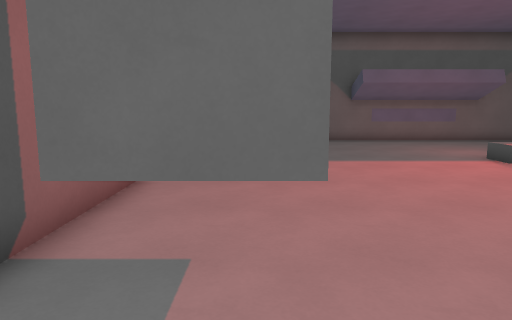
view 1 (above)

18 first-person views from a walk through a 3-D level made in the Godot game engine. The camera is 1.5 m above the floor, tilts 8° down and sees 70° across. The floor is counted in squares, 1 m on a side. Each view is taken from the middle of a square. On the plan, view 1 faces up. The plan holds only what a view shows up to about 16 squares ahead; the rest is blank. The place goes on beyond the plan.

view 2
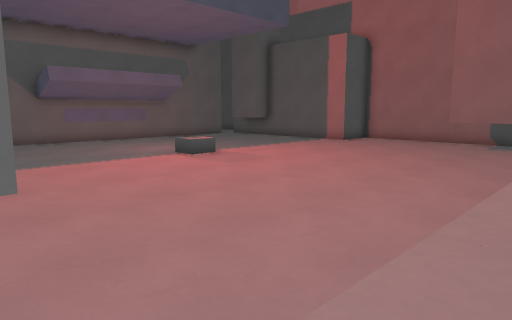

view 3
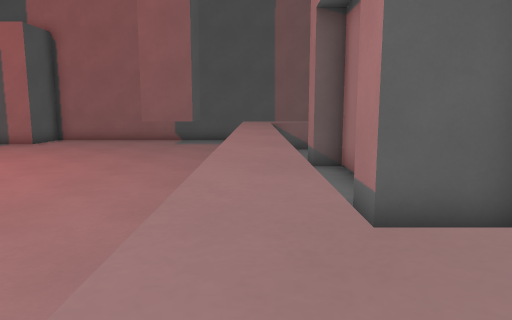

view 4
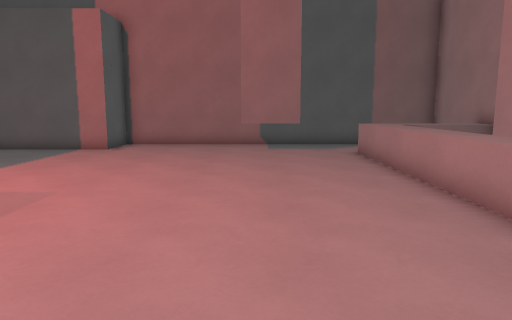

view 5
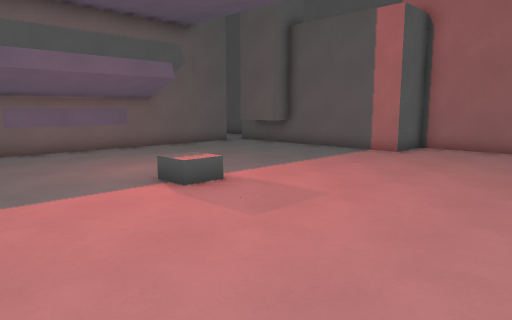

view 6
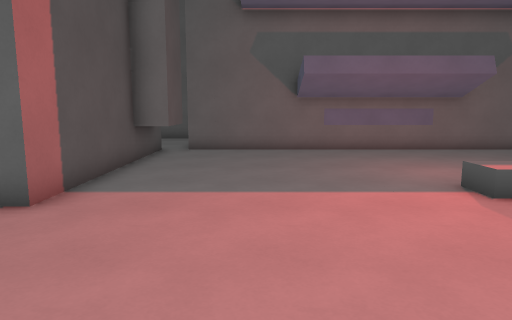

view 7
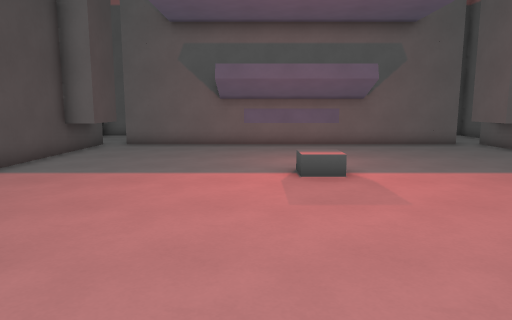

view 8
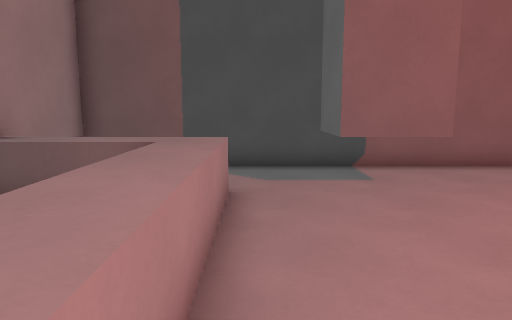

view 9
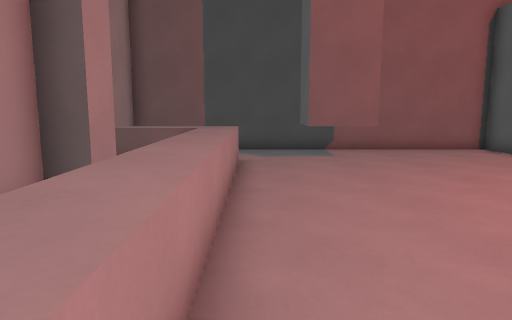

view 10
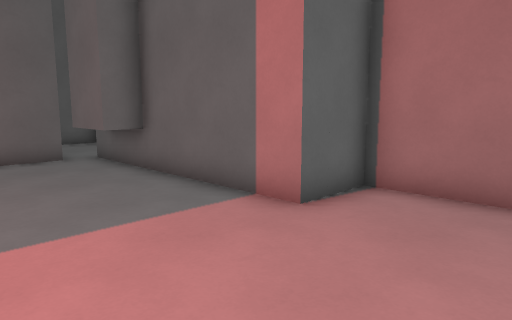

view 11
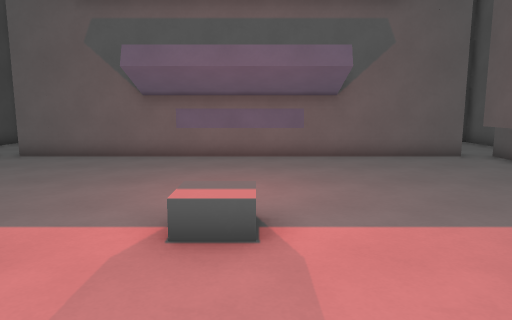

view 12
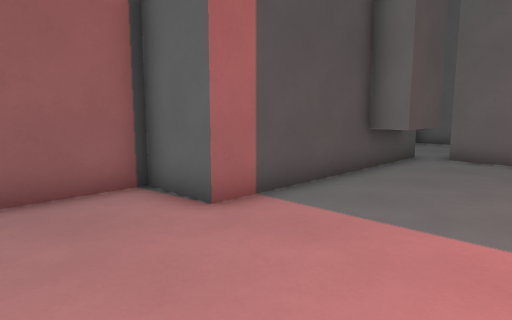

view 13
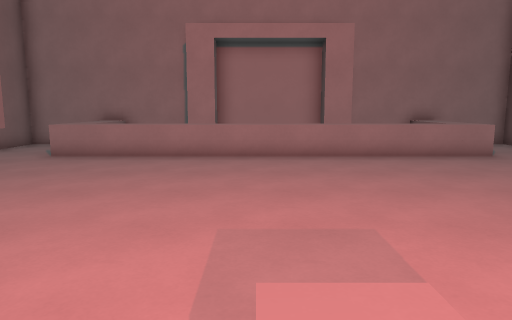

view 14
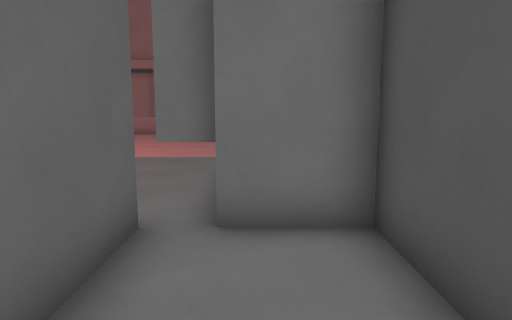

view 15
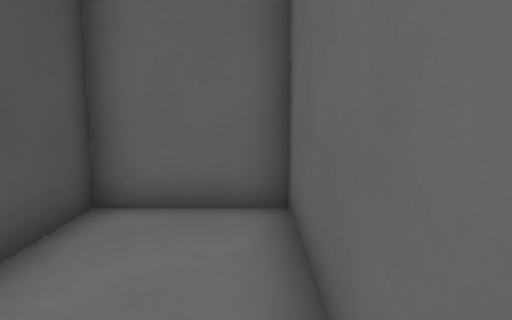

view 16
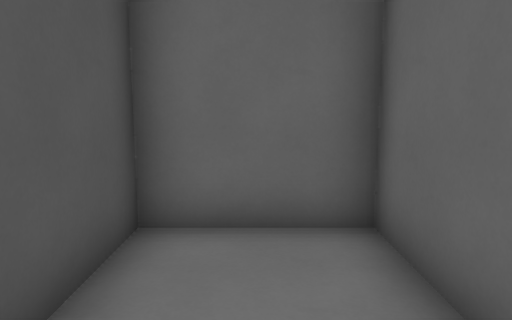

view 17
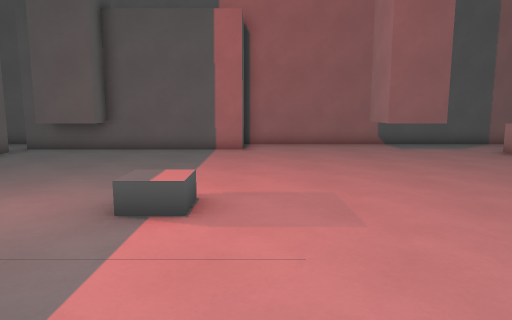

view 18
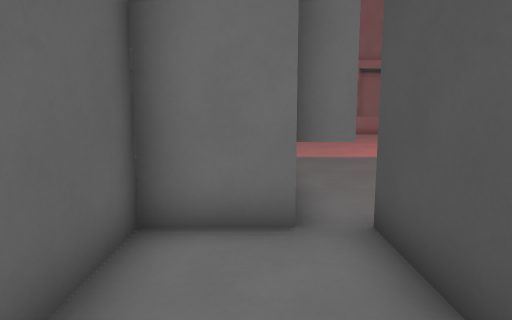

### Floor plan
Key: @ floor where view 1 was taken; # wall or solid block; x gap in a wall; . floor; D closed door; ^ raised ledge; P pillar; O other object.
Columns run from 3 left of view 1 to 18 right of it. Each row starts with its distance up from view 1.
 23 #####              ###
 22 #...#              ..#
 21 #...#              ..#
 20 #...#            #...#
 19 #...#            #...#
 18 #...##############...#
 17 ###................###
 16   PP..............PP
 15   PP..............PP
 14   #................#
 13   #................#
 12   #................#
 11   #........O.......#
 10 ###................###
  9 #....................#
  8 #....................#
  7 #....................#
  6 #....................#
  5 #....................#
  4 #.PP..............PP.#
  3 #.PP..............PP.#
  2 #....................#
  1 #....................#
  0 #..@^^^^^^^^^^^^^^...#
 -1 #...^   x    x   ^...#
 -2 #.. ^   #DDDD##..^ ..#
 -3 #.  ^  ##     #  ^  .#
 -4 ####^##        ##^####

Positions as (right, up) in squares from view 1, and headings:
1: (0, 0), facing up
2: (0, 0), facing up-right
3: (0, 0), facing right
4: (2, 4), facing right
5: (3, 4), facing up-right
6: (3, 4), facing up
7: (6, 2), facing up
8: (7, 1), facing left
9: (11, 1), facing left
10: (11, 6), facing up-right
11: (8, 6), facing up
12: (4, 6), facing up-left
13: (8, 12), facing down
14: (-1, 22), facing down
15: (0, 17), facing up
16: (-1, 18), facing up
17: (2, 9), facing right
18: (16, 22), facing down
